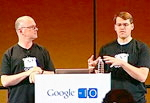
//> input picture meeting-system/backend/pkg/mod/golang.org/toolchain@v0.0.1-go1.24.7.linux-amd64/src/image/testdata/video-001.221212.jpeg, 150 x 103 px, given in place of the camera
$ ./simple_test   (built with g++ and OpenCV 4)
//> lines starting //> are read from the running program, lines starting //| are printed output that depends on the picture; after the words box and inside, x2 and y2 are one past the last pixel; in counts of white or black regions, pixels touching at a corner belong together
#include <opencv2/opencv.hpp>
#include <opencv2/imgproc.hpp>
#include <opencv2/objdetect.hpp>
#include <iostream>
#include <vector>
#include <chrono>

// 简化的滤镜类型
enum class SimpleFilterType {
    NONE = 0,
    BLUR,
    SHARPEN,
    EDGE_DETECTION,
    SEPIA,
    GRAYSCALE,
    BEAUTY,
    CARTOON
};

// 简化的滤镜管理器
class SimpleFilterManager {
public:
    // [27 lines left out: function applyFilter, not called in this run]

private:
    // [55 lines left out: functions applyBlur, applySharpen, applyEdgeDetection, applySepia, applyGrayscale, applyBeauty and 1 more, not called in this run]
};

// 简化的人脸检测器
class SimpleFaceDetector {
private:
    cv::CascadeClassifier face_cascade_;
    bool initialized_;

public:
    SimpleFaceDetector() : initialized_(false) {}

    bool initialize() {
        // 尝试加载Haar级联分类器
        std::vector<std::string> cascade_paths = {
            "haarcascade_frontalface_alt.xml",
            "/usr/share/opencv4/haarcascades/haarcascade_frontalface_alt.xml",
            "/usr/local/share/opencv4/haarcascades/haarcascade_frontalface_alt.xml",
            "C:/opencv/sources/data/haarcascades/haarcascade_frontalface_alt.xml"
        };

        for (const auto& path : cascade_paths) {
            if (face_cascade_.load(path)) {
                initialized_ = true;
                std::cout << "Loaded face cascade from: " << path << std::endl;
                return true;
            }
        }

        std::cout << "Warning: Could not load face cascade classifier" << std::endl;
        std::cout << "Face detection will be disabled" << std::endl;
        return false;
    }

    std::vector<cv::Rect> detectFaces(const cv::Mat& frame) {
        std::vector<cv::Rect> faces;
        if (!initialized_ || frame.empty()) {
            return faces;
        }

        cv::Mat gray;
        cv::cvtColor(frame, gray, cv::COLOR_BGR2GRAY);
        cv::equalizeHist(gray, gray);

        face_cascade_.detectMultiScale(gray, faces, 1.1, 3, 0, cv::Size(30, 30));
        return faces;
    }

    void drawFaces(cv::Mat& frame, const std::vector<cv::Rect>& faces) {
        for (const auto& face : faces) {
            cv::rectangle(frame, face, cv::Scalar(0, 255, 0), 2);

            // 添加简单的贴纸效果（圆圈代表眼镜）
            cv::Point center(face.x + face.width / 2, face.y + face.height / 3);
            int radius = face.width / 8;
            cv::circle(frame, cv::Point(center.x - face.width / 4, center.y), radius, cv::Scalar(255, 255, 0), 2);
            cv::circle(frame, cv::Point(center.x + face.width / 4, center.y), radius, cv::Scalar(255, 255, 0), 2);
            cv::line(frame, cv::Point(center.x - face.width / 8, center.y),
                    cv::Point(center.x + face.width / 8, center.y), cv::Scalar(255, 255, 0), 2);
        }
    }
};

int main() {
    std::cout << "=== 简化视频处理系统测试 ===" << std::endl;
    std::cout << "OpenCV 版本: " << CV_VERSION << std::endl;

    // 初始化摄像头
    cv::VideoCapture cap(0);
    if (!cap.isOpened()) {
        std::cerr << "错误: 无法打开摄像头" << std::endl;
        return -1;
    }

    // 设置摄像头参数
    cap.set(cv::CAP_PROP_FRAME_WIDTH, 640);
    cap.set(cv::CAP_PROP_FRAME_HEIGHT, 480);
    cap.set(cv::CAP_PROP_FPS, 30);

    // 初始化人脸检测器
    SimpleFaceDetector face_detector;
    bool face_detection_enabled = face_detector.initialize();

    // 当前滤镜设置
    SimpleFilterType current_filter = SimpleFilterType::NONE;
    float filter_intensity = 1.0f;
    bool show_faces = false;

    std::cout << "系统初始化完成!" << std::endl;
    std::cout << "控制键:" << std::endl;
    std::cout << "  ESC - 退出" << std::endl;
    std::cout << "  SPACE - 截图" << std::endl;
    std::cout << "  1 - 模糊滤镜" << std::endl;
    std::cout << "  2 - 锐化滤镜" << std::endl;
    std::cout << "  3 - 边缘检测" << std::endl;
    std::cout << "  4 - 复古滤镜" << std::endl;
    std::cout << "  5 - 灰度滤镜" << std::endl;
    std::cout << "  6 - 美颜滤镜" << std::endl;
    std::cout << "  7 - 卡通滤镜" << std::endl;
    std::cout << "  0 - 移除滤镜" << std::endl;
    std::cout << "  F - 切换人脸检测" << std::endl;
    std::cout << "  + - 增加滤镜强度" << std::endl;
    std::cout << "  - - 减少滤镜强度" << std::endl;

    cv::Mat frame;
    int frame_count = 0;
    auto start_time = std::chrono::steady_clock::now();

    while (true) {
        cap >> frame;
//> frame is the input picture: 103 rows x 150 cols, CV_8UC3; mean B, G, R 70.5, 94.6, 144.7
        if (frame.empty()) {
            continue;
        }

        // 应用滤镜
        if (current_filter != SimpleFilterType::NONE) {
            SimpleFilterManager::applyFilter(frame, current_filter, filter_intensity);
        }

        // 人脸检测和贴纸
        if (face_detection_enabled && show_faces) {
            auto faces = face_detector.detectFaces(frame);
            face_detector.drawFaces(frame, faces);
        }

        // 显示信息
        std::string info = "Filter: " + std::to_string(static_cast<int>(current_filter)) +
                          " | Intensity: " + std::to_string(filter_intensity);
        cv::putText(frame, info, cv::Point(10, 30), cv::FONT_HERSHEY_SIMPLEX, 0.7, cv::Scalar(0, 255, 0), 2);
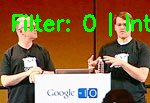
//> frame: 103 rows x 150 cols, CV_8UC3; 5.33% of pixels changed, all inside (x1, y1, x2, y2) = (12, 12, 150, 37)

        // 显示FPS
        frame_count++;
        if (frame_count % 30 == 0) {
            auto current_time = std::chrono::steady_clock::now();
            auto duration = std::chrono::duration_cast<std::chrono::milliseconds>(current_time - start_time);
            float fps = 30000.0f / duration.count();
            std::cout << "FPS: " << fps << " | 滤镜: " << static_cast<int>(current_filter)
                     << " | 强度: " << filter_intensity << std::endl;
            start_time = current_time;
        }

        cv::imshow("简化视频处理系统", frame);

        // 处理键盘输入
        char key = cv::waitKey(1) & 0xFF;
//> the key 'f' is pressed
//> in detectFaces, `cv::cvtColor(frame, gray, cv::COLOR_BGR2GRAY);`:
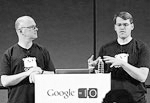
//> gray: 103 rows x 150 cols, CV_8UC1; min 0, max 255, mean 106.8
//> in detectFaces, `cv::equalizeHist(gray, gray);`:
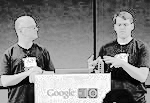
//> gray: 103 rows x 150 cols, CV_8UC1; min 0, max 255, mean 128.6
//> in detectFaces, `face_cascade_.detectMultiScale(gray, faces, 1.1, 3, 0, cv::Size(30, 30..`: faces = empty
//> the key '+' is pressed
//> the key '-' is pressed
//> the Esc key is pressed
        if (key == 27) { // ESC
            break;
        } else if (key == ' ') { // SPACE - 截图
            std::string filename = "screenshot_" + std::to_string(frame_count) + ".jpg";
            cv::imwrite(filename, frame);
            std::cout << "截图已保存: " << filename << std::endl;
        } else if (key >= '0' && key <= '7') { // 数字键 - 滤镜
            current_filter = static_cast<SimpleFilterType>(key - '0');
            std::cout << "应用滤镜: " << static_cast<int>(current_filter) << std::endl;
        } else if (key == 'f' || key == 'F') { // 切换人脸检测
            show_faces = !show_faces;
            std::cout << "人脸检测: " << (show_faces ? "开启" : "关闭") << std::endl;
        } else if (key == '+' || key == '=') { // 增加强度
            filter_intensity = std::min(2.0f, filter_intensity + 0.1f);
            std::cout << "滤镜强度: " << filter_intensity << std::endl;
        } else if (key == '-') { // 减少强度
            filter_intensity = std::max(0.1f, filter_intensity - 0.1f);
            std::cout << "滤镜强度: " << filter_intensity << std::endl;
        }
    }

    cap.release();
    cv::destroyAllWindows();

    std::cout << "视频处理系统已退出" << std::endl;
    return 0;
}
